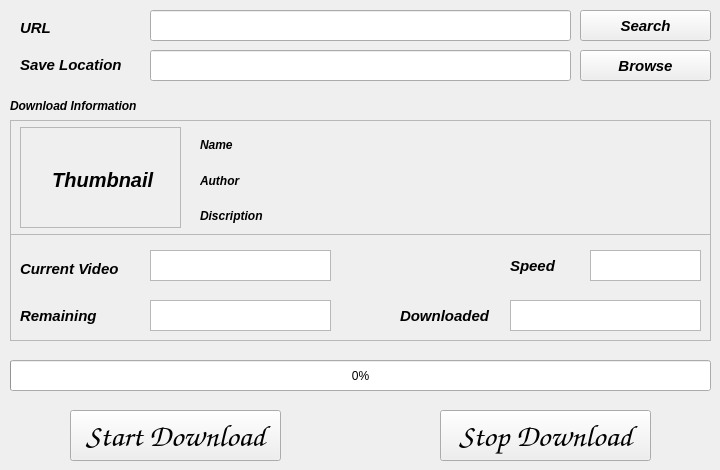
    <widget class="QWidget" name="tab_4">
     <attribute name="title">
      <string>YouTube PlayLists</string>
     </attribute>
     <widget class="QLineEdit" name="lineEdit_11">
      <property name="geometry">
       <rect>
        <x>150</x>
        <y>50</y>
        <width>421</width>
        <height>31</height>
       </rect>
      </property>
      <property name="font">
       <font>
        <weight>75</weight>
        <italic>true</italic>
        <bold>true</bold>
       </font>
      </property>
     </widget>
     <widget class="QLabel" name="label_22">
      <property name="geometry">
       <rect>
        <x>20</x>
        <y>55</y>
        <width>111</width>
        <height>20</height>
       </rect>
      </property>
      <property name="font">
       <font>
        <pointsize>11</pointsize>
        <weight>75</weight>
        <italic>true</italic>
        <bold>true</bold>
       </font>
      </property>
      <property name="text">
       <string>Save Location</string>
      </property>
     </widget>
     <widget class="QLineEdit" name="lineEdit_12">
      <property name="geometry">
       <rect>
        <x>150</x>
        <y>10</y>
        <width>421</width>
        <height>31</height>
       </rect>
      </property>
      <property name="font">
       <font>
        <weight>75</weight>
        <italic>true</italic>
        <bold>true</bold>
       </font>
      </property>
     </widget>
     <widget class="QLabel" name="label_24">
      <property name="geometry">
       <rect>
        <x>20</x>
        <y>18</y>
        <width>62</width>
        <height>20</height>
       </rect>
      </property>
      <property name="font">
       <font>
        <pointsize>11</pointsize>
        <weight>75</weight>
        <italic>true</italic>
        <bold>true</bold>
       </font>
      </property>
      <property name="text">
       <string>URL</string>
      </property>
     </widget>
     <widget class="QPushButton" name="pushButton_7">
      <property name="geometry">
       <rect>
        <x>580</x>
        <y>50</y>
        <width>131</width>
        <height>31</height>
       </rect>
      </property>
      <property name="font">
       <font>
        <pointsize>11</pointsize>
        <weight>75</weight>
        <italic>true</italic>
        <bold>true</bold>
       </font>
      </property>
      <property name="text">
       <string>Browse</string>
      </property>
     </widget>
     <widget class="QPushButton" name="pushButton_9">
      <property name="geometry">
       <rect>
        <x>70</x>
        <y>410</y>
        <width>211</width>
        <height>51</height>
       </rect>
      </property>
      <property name="font">
       <font>
        <family>URW Chancery L</family>
        <pointsize>23</pointsize>
        <weight>75</weight>
        <italic>true</italic>
        <bold>true</bold>
       </font>
      </property>
      <property name="text">
       <string>Start Download</string>
      </property>
     </widget>
     <widget class="QProgressBar" name="progressBar_3">
      <property name="geometry">
       <rect>
        <x>10</x>
        <y>360</y>
        <width>701</width>
        <height>31</height>
       </rect>
      </property>
      <property name="value">
       <number>0</number>
      </property>
     </widget>
     <widget class="QFrame" name="frame_8">
      <property name="geometry">
       <rect>
        <x>10</x>
        <y>120</y>
        <width>701</width>
        <height>221</height>
       </rect>
      </property>
      <property name="font">
       <font>
        <weight>75</weight>
        <italic>true</italic>
        <bold>true</bold>
       </font>
      </property>
      <property name="frameShape">
       <enum>QFrame::StyledPanel</enum>
      </property>
      <property name="frameShadow">
       <enum>QFrame::Raised</enum>
      </property>
      <widget class="QFrame" name="frame_6">
       <property name="geometry">
        <rect>
         <x>0</x>
         <y>0</y>
         <width>701</width>
         <height>115</height>
        </rect>
       </property>
       <property name="frameShape">
        <enum>QFrame::StyledPanel</enum>
       </property>
       <property name="frameShadow">
        <enum>QFrame::Raised</enum>
       </property>
       <widget class="QLabel" name="label_29">
        <property name="geometry">
         <rect>
          <x>280</x>
          <y>9</y>
          <width>411</width>
          <height>31</height>
         </rect>
        </property>
        <property name="font">
         <font>
          <pointsize>11</pointsize>
          <weight>50</weight>
          <italic>true</italic>
          <bold>false</bold>
         </font>
        </property>
        <property name="text">
         <string/>
        </property>
       </widget>
       <widget class="QLabel" name="label_26">
        <property name="geometry">
         <rect>
          <x>190</x>
          <y>9</y>
          <width>61</width>
          <height>31</height>
         </rect>
        </property>
        <property name="font">
         <font>
          <weight>75</weight>
          <italic>true</italic>
          <bold>true</bold>
         </font>
        </property>
        <property name="text">
         <string>Name</string>
        </property>
       </widget>
       <widget class="QLabel" name="label_33">
        <property name="geometry">
         <rect>
          <x>190</x>
          <y>45</y>
          <width>61</width>
          <height>31</height>
         </rect>
        </property>
        <property name="font">
         <font>
          <weight>75</weight>
          <italic>true</italic>
          <bold>true</bold>
         </font>
        </property>
        <property name="text">
         <string>Author</string>
        </property>
       </widget>
       <widget class="QLabel" name="label_36">
        <property name="geometry">
         <rect>
          <x>280</x>
          <y>45</y>
          <width>411</width>
          <height>31</height>
         </rect>
        </property>
        <property name="font">
         <font>
          <pointsize>11</pointsize>
          <weight>50</weight>
          <italic>true</italic>
          <bold>false</bold>
         </font>
        </property>
        <property name="text">
         <string/>
        </property>
       </widget>
       <widget class="QLabel" name="label_37">
        <property name="geometry">
         <rect>
          <x>190</x>
          <y>80</y>
          <width>81</width>
          <height>31</height>
         </rect>
        </property>
        <property name="font">
         <font>
          <weight>75</weight>
          <italic>true</italic>
          <bold>true</bold>
         </font>
        </property>
        <property name="text">
         <string>Discription</string>
        </property>
       </widget>
       <widget class="QLabel" name="label_38">
        <property name="geometry">
         <rect>
          <x>280</x>
          <y>80</y>
          <width>411</width>
          <height>31</height>
         </rect>
        </property>
        <property name="font">
         <font>
          <pointsize>11</pointsize>
          <weight>50</weight>
          <italic>true</italic>
          <bold>false</bold>
         </font>
        </property>
        <property name="text">
         <string/>
        </property>
       </widget>
       <widget class="QFrame" name="frame_7">
        <property name="geometry">
         <rect>
          <x>10</x>
          <y>7</y>
          <width>161</width>
          <height>101</height>
         </rect>
        </property>
        <property name="frameShape">
         <enum>QFrame::StyledPanel</enum>
        </property>
        <property name="frameShadow">
         <enum>QFrame::Raised</enum>
        </property>
        <widget class="QLabel" name="label_16">
         <property name="geometry">
          <rect>
           <x>10</x>
           <y>7</y>
           <width>150</width>
           <height>92</height>
          </rect>
         </property>
         <property name="font">
          <font>
           <pointsize>15</pointsize>
           <weight>75</weight>
           <italic>true</italic>
           <bold>true</bold>
          </font>
         </property>
         <property name="frameShape">
          <enum>QFrame::NoFrame</enum>
         </property>
         <property name="frameShadow">
          <enum>QFrame::Plain</enum>
         </property>
         <property name="lineWidth">
          <number>5</number>
         </property>
         <property name="midLineWidth">
          <number>5</number>
         </property>
         <property name="text">
          <string>    Thumbnail</string>
         </property>
        </widget>
       </widget>
      </widget>
      <widget class="QTextBrowser" name="textBrowser_22">
       <property name="geometry">
        <rect>
         <x>580</x>
         <y>130</y>
         <width>111</width>
         <height>31</height>
        </rect>
       </property>
       <property name="font">
        <font>
         <pointsize>11</pointsize>
         <weight>75</weight>
         <bold>true</bold>
        </font>
       </property>
      </widget>
      <widget class="QTextBrowser" name="textBrowser_23">
       <property name="geometry">
        <rect>
         <x>500</x>
         <y>180</y>
         <width>191</width>
         <height>31</height>
        </rect>
       </property>
       <property name="font">
        <font>
         <pointsize>11</pointsize>
         <weight>75</weight>
         <bold>true</bold>
        </font>
       </property>
      </widget>
      <widget class="QLabel" name="label_95">
       <property name="geometry">
        <rect>
         <x>390</x>
         <y>180</y>
         <width>101</width>
         <height>31</height>
        </rect>
       </property>
       <property name="font">
        <font>
         <pointsize>11</pointsize>
         <weight>75</weight>
         <italic>true</italic>
         <bold>true</bold>
        </font>
       </property>
       <property name="text">
        <string>Downloaded</string>
       </property>
      </widget>
      <widget class="QLabel" name="label_96">
       <property name="geometry">
        <rect>
         <x>500</x>
         <y>130</y>
         <width>51</width>
         <height>31</height>
        </rect>
       </property>
       <property name="font">
        <font>
         <pointsize>11</pointsize>
         <weight>75</weight>
         <italic>true</italic>
         <bold>true</bold>
        </font>
       </property>
       <property name="text">
        <string>Speed</string>
       </property>
      </widget>
      <widget class="QLabel" name="label">
       <property name="geometry">
        <rect>
         <x>10</x>
         <y>130</y>
         <width>121</width>
         <height>37</height>
        </rect>
       </property>
       <property name="font">
        <font>
         <pointsize>11</pointsize>
         <weight>75</weight>
         <italic>true</italic>
         <bold>true</bold>
        </font>
       </property>
       <property name="text">
        <string>Current Video</string>
       </property>
      </widget>
      <widget class="QTextBrowser" name="textBrowser_24">
       <property name="geometry">
        <rect>
         <x>140</x>
         <y>130</y>
         <width>181</width>
         <height>31</height>
        </rect>
       </property>
       <property name="font">
        <font>
         <pointsize>11</pointsize>
         <weight>75</weight>
         <italic>true</italic>
         <bold>true</bold>
        </font>
       </property>
      </widget>
      <widget class="QLabel" name="label_97">
       <property name="geometry">
        <rect>
         <x>10</x>
         <y>180</y>
         <width>101</width>
         <height>31</height>
        </rect>
       </property>
       <property name="font">
        <font>
         <pointsize>11</pointsize>
         <weight>75</weight>
         <italic>true</italic>
         <bold>true</bold>
        </font>
       </property>
       <property name="text">
        <string>Remaining</string>
       </property>
      </widget>
      <widget class="QTextBrowser" name="textBrowser_25">
       <property name="geometry">
        <rect>
         <x>140</x>
         <y>180</y>
         <width>181</width>
         <height>31</height>
        </rect>
       </property>
       <property name="font">
        <font>
         <pointsize>11</pointsize>
         <weight>75</weight>
         <bold>true</bold>
        </font>
       </property>
      </widget>
     </widget>
     <widget class="QLabel" name="label_94">
      <property name="geometry">
       <rect>
        <x>10</x>
        <y>90</y>
        <width>161</width>
        <height>31</height>
       </rect>
      </property>
      <property name="font">
       <font>
        <weight>75</weight>
        <italic>true</italic>
        <bold>true</bold>
       </font>
      </property>
      <property name="text">
       <string>Download Information</string>
      </property>
     </widget>
     <widget class="QPushButton" name="pushButton_22">
      <property name="geometry">
       <rect>
        <x>580</x>
        <y>10</y>
        <width>131</width>
        <height>31</height>
       </rect>
      </property>
      <property name="font">
       <font>
        <pointsize>11</pointsize>
        <weight>75</weight>
        <italic>true</italic>
        <bold>true</bold>
       </font>
      </property>
      <property name="text">
       <string>Search</string>
      </property>
     </widget>
     <widget class="QPushButton" name="pushButton_12">
      <property name="geometry">
       <rect>
        <x>440</x>
        <y>410</y>
        <width>211</width>
        <height>51</height>
       </rect>
      </property>
      <property name="font">
       <font>
        <family>URW Chancery L</family>
        <pointsize>23</pointsize>
        <weight>75</weight>
        <italic>true</italic>
        <bold>true</bold>
       </font>
      </property>
      <property name="text">
       <string>Stop Download</string>
      </property>
     </widget>
    </widget>
